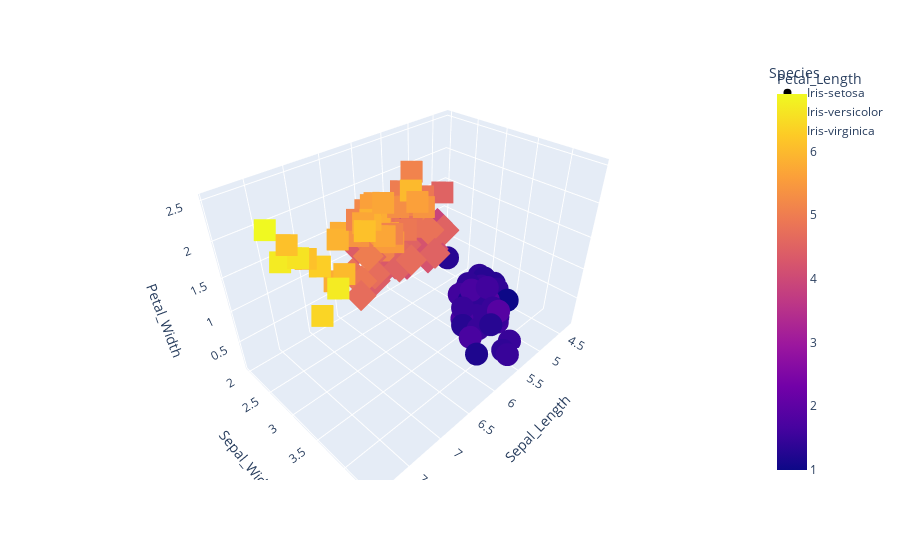

Notebook cell for this chart:
### Markdown cell above
### 3D Plot Using Plotly

### Code cell
import plotly.express as px
fig = px.scatter_3d(data, x='Sepal_Length', y='Sepal_Width', z='Petal_Width',
                    color='Petal_Length', symbol='Species')
fig.show()

### Figure 1 — Plotly figure (JSON) as saved in the notebook; plotly's stock layout.template omitted (floating-point values rounded to 4 significant figures)
{"data": [{"hovertemplate": "Species=Iris-setosa<br>Sepal_Length=%{x}<br>Sepal_Width=%{y}<br>Petal_Width=%{z}<br>Petal_Length=%{marker.color}<extra></extra>", "legendgroup": "Iris-setosa", "marker": {"color": [1.4, 1.4, 1.3, 1.5, 1.4, 1.7, 1.4, 1.5, 1.4, 1.5, 1.5, 1.6, 1.4, 1.1, 1.2, 1.5, 1.3, 1.4, 1.7, 1.5, 1.7, 1.5, 1, 1.7, 1.9, 1.6, 1.6, 1.5, 1.4, 1.6, 1.6, 1.5, 1.5, 1.4, 1.5, 1.2, 1.3, 1.5, 1.3, 1.5, 1.3, 1.3, 1.3, 1.6, 1.9, 1.4, 1.6, 1.4, 1.5, 1.4], "coloraxis": "coloraxis", "symbol": "circle"}, "mode": "markers", "name": "Iris-setosa", "scene": "scene", "showlegend": true, "type": "scatter3d", "x": [5.1, 4.9, 4.7, 4.6, 5, 5.4, 4.6, 5, 4.4, 4.9, 5.4, 4.8, 4.8, 4.3, 5.8, 5.7, 5.4, 5.1, 5.7, 5.1, 5.4, 5.1, 4.6, 5.1, 4.8, 5, 5, 5.2, 5.2, 4.7, 4.8, 5.4, 5.2, 5.5, 4.9, 5, 5.5, 4.9, 4.4, 5.1, 5, 4.5, 4.4, 5, 5.1, 4.8, 5.1, 4.6, 5.3, 5], "y": [3.5, 3, 3.2, 3.1, 3.6, 3.9, 3.4, 3.4, 2.9, 3.1, 3.7, 3.4, 3, 3, 4, 4.4, 3.9, 3.5, 3.8, 3.8, 3.4, 3.7, 3.6, 3.3, 3.4, 3, 3.4, 3.5, 3.4, 3.2, 3.1, 3.4, 4.1, 4.2, 3.1, 3.2, 3.5, 3.1, 3, 3.4, 3.5, 2.3, 3.2, 3.5, 3.8, 3, 3.8, 3.2, 3.7, 3.3], "z": [0.2, 0.2, 0.2, 0.2, 0.2, 0.4, 0.3, 0.2, 0.2, 0.1, 0.2, 0.2, 0.1, 0.1, 0.2, 0.4, 0.4, 0.3, 0.3, 0.3, 0.2, 0.4, 0.2, 0.5, 0.2, 0.2, 0.4, 0.2, 0.2, 0.2, 0.2, 0.4, 0.1, 0.2, 0.1, 0.2, 0.2, 0.1, 0.2, 0.2, 0.3, 0.3, 0.2, 0.6, 0.4, 0.3, 0.2, 0.2, 0.2, 0.2]}, {"hovertemplate": "Species=Iris-versicolor<br>Sepal_Length=%{x}<br>Sepal_Width=%{y}<br>Petal_Width=%{z}<br>Petal_Length=%{marker.color}<extra></extra>", "legendgroup": "Iris-versicolor", "marker": {"color": [4.7, 4.5, 4.9, 4, 4.6, 4.5, 4.7, 3.3, 4.6, 3.9, 3.5, 4.2, 4, 4.7, 3.6, 4.4, 4.5, 4.1, 4.5, 3.9, 4.8, 4, 4.9, 4.7, 4.3, 4.4, 4.8, 5, 4.5, 3.5, 3.8, 3.7, 3.9, 5.1, 4.5, 4.5, 4.7, 4.4, 4.1, 4, 4.4, 4.6, 4, 3.3, 4.2, 4.2, 4.2, 4.3, 3, 4.1], "coloraxis": "coloraxis", "symbol": "diamond"}, "mode": "markers", "name": "Iris-versicolor", "scene": "scene", "showlegend": true, "type": "scatter3d", "x": [7, 6.4, 6.9, 5.5, 6.5, 5.7, 6.3, 4.9, 6.6, 5.2, 5, 5.9, 6, 6.1, 5.6, 6.7, 5.6, 5.8, 6.2, 5.6, 5.9, 6.1, 6.3, 6.1, 6.4, 6.6, 6.8, 6.7, 6, 5.7, 5.5, 5.5, 5.8, 6, 5.4, 6, 6.7, 6.3, 5.6, 5.5, 5.5, 6.1, 5.8, 5, 5.6, 5.7, 5.7, 6.2, 5.1, 5.7], "y": [3.2, 3.2, 3.1, 2.3, 2.8, 2.8, 3.3, 2.4, 2.9, 2.7, 2, 3, 2.2, 2.9, 2.9, 3.1, 3, 2.7, 2.2, 2.5, 3.2, 2.8, 2.5, 2.8, 2.9, 3, 2.8, 3, 2.9, 2.6, 2.4, 2.4, 2.7, 2.7, 3, 3.4, 3.1, 2.3, 3, 2.5, 2.6, 3, 2.6, 2.3, 2.7, 3, 2.9, 2.9, 2.5, 2.8], "z": [1.4, 1.5, 1.5, 1.3, 1.5, 1.3, 1.6, 1, 1.3, 1.4, 1, 1.5, 1, 1.4, 1.3, 1.4, 1.5, 1, 1.5, 1.1, 1.8, 1.3, 1.5, 1.2, 1.3, 1.4, 1.4, 1.7, 1.5, 1, 1.1, 1, 1.2, 1.6, 1.5, 1.6, 1.5, 1.3, 1.3, 1.3, 1.2, 1.4, 1.2, 1, 1.3, 1.2, 1.3, 1.3, 1.1, 1.3]}, {"hovertemplate": "Species=Iris-virginica<br>Sepal_Length=%{x}<br>Sepal_Width=%{y}<br>Petal_Width=%{z}<br>Petal_Length=%{marker.color}<extra></extra>", "legendgroup": "Iris-virginica", "marker": {"color": [6, 5.1, 5.9, 5.6, 5.8, 6.6, 4.5, 6.3, 5.8, 6.1, 5.1, 5.3, 5.5, 5, 5.1, 5.3, 5.5, 6.7, 6.9, 5, 5.7, 4.9, 6.7, 4.9, 5.7, 6, 4.8, 4.9, 5.6, 5.8, 6.1, 6.4, 5.6, 5.1, 5.6, 6.1, 5.6, 5.5, 4.8, 5.4, 5.6, 5.1, 5.1, 5.9, 5.7, 5.2, 5, 5.2, 5.4, 5.1], "coloraxis": "coloraxis", "symbol": "square"}, "mode": "markers", "name": "Iris-virginica", "scene": "scene", "showlegend": true, "type": "scatter3d", "x": [6.3, 5.8, 7.1, 6.3, 6.5, 7.6, 4.9, 7.3, 6.7, 7.2, 6.5, 6.4, 6.8, 5.7, 5.8, 6.4, 6.5, 7.7, 7.7, 6, 6.9, 5.6, 7.7, 6.3, 6.7, 7.2, 6.2, 6.1, 6.4, 7.2, 7.4, 7.9, 6.4, 6.3, 6.1, 7.7, 6.3, 6.4, 6, 6.9, 6.7, 6.9, 5.8, 6.8, 6.7, 6.7, 6.3, 6.5, 6.2, 5.9], "y": [3.3, 2.7, 3, 2.9, 3, 3, 2.5, 2.9, 2.5, 3.6, 3.2, 2.7, 3, 2.5, 2.8, 3.2, 3, 3.8, 2.6, 2.2, 3.2, 2.8, 2.8, 2.7, 3.3, 3.2, 2.8, 3, 2.8, 3, 2.8, 3.8, 2.8, 2.8, 2.6, 3, 3.4, 3.1, 3, 3.1, 3.1, 3.1, 2.7, 3.2, 3.3, 3, 2.5, 3, 3.4, 3], "z": [2.5, 1.9, 2.1, 1.8, 2.2, 2.1, 1.7, 1.8, 1.8, 2.5, 2, 1.9, 2.1, 2, 2.4, 2.3, 1.8, 2.2, 2.3, 1.5, 2.3, 2, 2, 1.8, 2.1, 1.8, 1.8, 1.8, 2.1, 1.6, 1.9, 2, 2.2, 1.5, 1.4, 2.3, 2.4, 1.8, 1.8, 2.1, 2.4, 2.3, 1.9, 2.3, 2.5, 2.3, 1.9, 2, 2.3, 1.8]}], "layout": {"coloraxis": {"colorbar": {"title": {"text": "Petal_Length"}}, "colorscale": [[0, "#0d0887"], [0.1111, "#46039f"], [0.2222, "#7201a8"], [0.3333, "#9c179e"], [0.4444, "#bd3786"], [0.5556, "#d8576b"], [0.6667, "#ed7953"], [0.7778, "#fb9f3a"], [0.8889, "#fdca26"], [1, "#f0f921"]]}, "legend": {"title": {"text": "Species"}, "tracegroupgap": 0}, "margin": {"t": 60}, "scene": {"domain": {"x": [0, 1], "y": [0, 1]}, "xaxis": {"title": {"text": "Sepal_Length"}}, "yaxis": {"title": {"text": "Sepal_Width"}}, "zaxis": {"title": {"text": "Petal_Width"}}}}}
